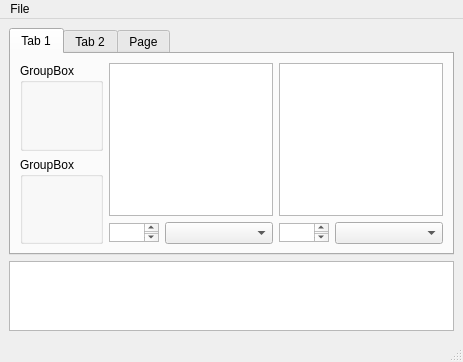
<?xml version="1.0" encoding="UTF-8"?>
<ui version="4.0">
 <class>MainWindow</class>
 <widget class="QMainWindow" name="MainWindow">
  <property name="geometry">
   <rect>
    <x>0</x>
    <y>0</y>
    <width>463</width>
    <height>362</height>
   </rect>
  </property>
  <property name="windowTitle">
   <string>MainWindow</string>
  </property>
  <widget class="QWidget" name="centralwidget">
   <property name="font">
    <font>
     <weight>50</weight>
     <bold>false</bold>
    </font>
   </property>
   <layout class="QGridLayout" name="gridLayout_2">
    <item row="0" column="0">
     <widget class="QTabWidget" name="tabWidget">
      <property name="currentIndex">
       <number>0</number>
      </property>
      <widget class="QWidget" name="tab">
       <attribute name="title">
        <string>Tab 1</string>
       </attribute>
       <layout class="QHBoxLayout" name="horizontalLayout">
        <item>
         <layout class="QVBoxLayout" name="verticalLayout_3">
          <item>
           <widget class="QGroupBox" name="groupBox_2">
            <property name="title">
             <string>GroupBox</string>
            </property>
           </widget>
          </item>
          <item>
           <widget class="QGroupBox" name="groupBox">
            <property name="title">
             <string>GroupBox</string>
            </property>
           </widget>
          </item>
         </layout>
        </item>
        <item>
         <layout class="QGridLayout" name="gridLayout_3">
          <item row="0" column="1">
           <widget class="QGraphicsView" name="graphicsView"/>
          </item>
          <item row="0" column="2">
           <widget class="QGraphicsView" name="graphicsView_2"/>
          </item>
          <item row="1" column="1">
           <layout class="QHBoxLayout" name="horizontalLayout_3">
            <item>
             <widget class="QTextEdit" name="textEdit">
              <property name="maximumSize">
               <size>
                <width>50</width>
                <height>19</height>
               </size>
              </property>
             </widget>
            </item>
            <item>
             <widget class="QComboBox" name="comboBox"/>
            </item>
           </layout>
          </item>
          <item row="1" column="2">
           <layout class="QHBoxLayout" name="horizontalLayout_4">
            <item>
             <widget class="QTextEdit" name="textEdit_2">
              <property name="maximumSize">
               <size>
                <width>50</width>
                <height>19</height>
               </size>
              </property>
             </widget>
            </item>
            <item>
             <widget class="QComboBox" name="comboBox_2"/>
            </item>
           </layout>
          </item>
         </layout>
        </item>
       </layout>
      </widget>
      <widget class="QWidget" name="tab_2">
       <attribute name="title">
        <string>Tab 2</string>
       </attribute>
       <layout class="QHBoxLayout" name="horizontalLayout_2">
        <item>
         <widget class="QGroupBox" name="groupBox_3">
          <property name="title">
           <string>GroupBox</string>
          </property>
         </widget>
        </item>
        <item>
         <widget class="QComboBox" name="comboBox_3"/>
        </item>
        <item>
         <widget class="QGraphicsView" name="graphicsView_3"/>
        </item>
       </layout>
      </widget>
      <widget class="QWidget" name="tab_3">
       <attribute name="title">
        <string>Page</string>
       </attribute>
      </widget>
     </widget>
    </item>
    <item row="1" column="0">
     <widget class="QTextBrowser" name="textBrowser">
      <property name="maximumSize">
       <size>
        <width>16777215</width>
        <height>100</height>
       </size>
      </property>
     </widget>
    </item>
   </layout>
  </widget>
  <widget class="QMenuBar" name="menubar">
   <property name="geometry">
    <rect>
     <x>0</x>
     <y>0</y>
     <width>463</width>
     <height>18</height>
    </rect>
   </property>
   <widget class="QMenu" name="menuFile">
    <property name="title">
     <string>File</string>
    </property>
    <addaction name="actionOpen"/>
   </widget>
   <addaction name="menuFile"/>
  </widget>
  <widget class="QStatusBar" name="statusbar"/>
  <action name="actionOpen">
   <property name="text">
    <string>Open</string>
   </property>
  </action>
 </widget>
 <resources/>
 <connections/>
</ui>
